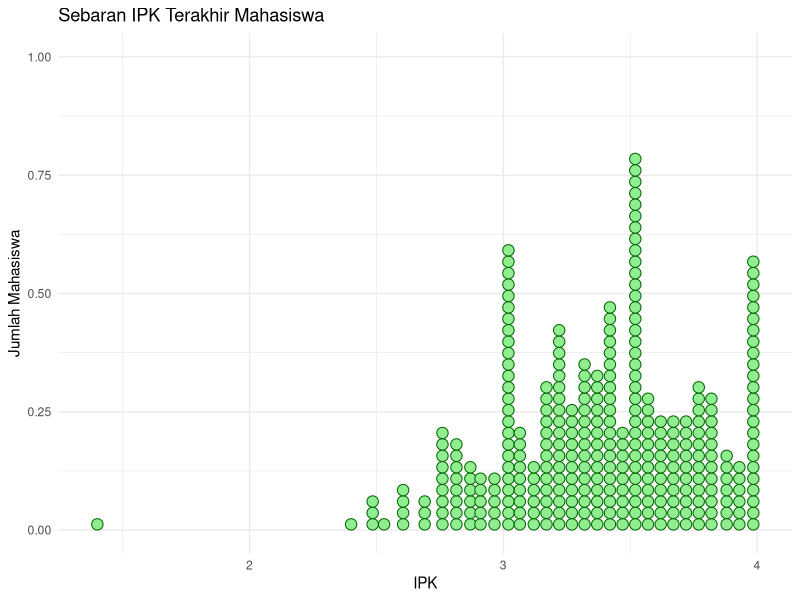
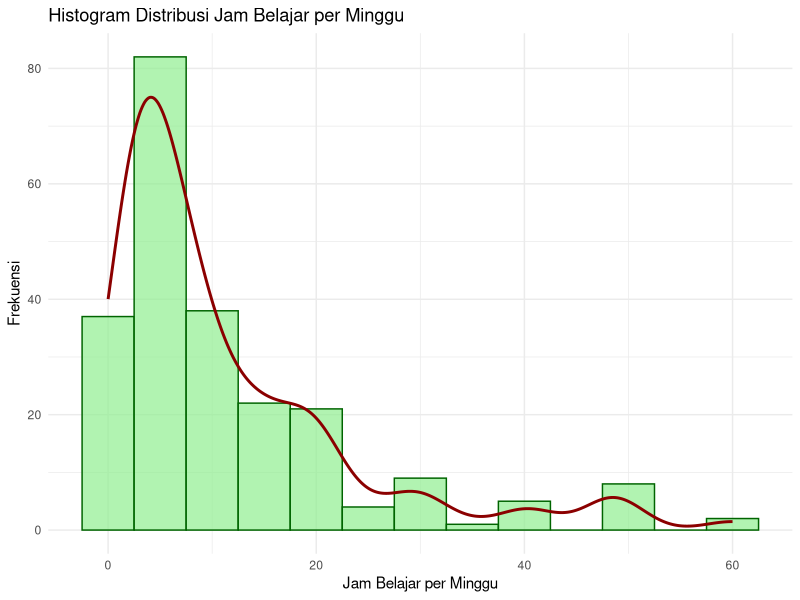
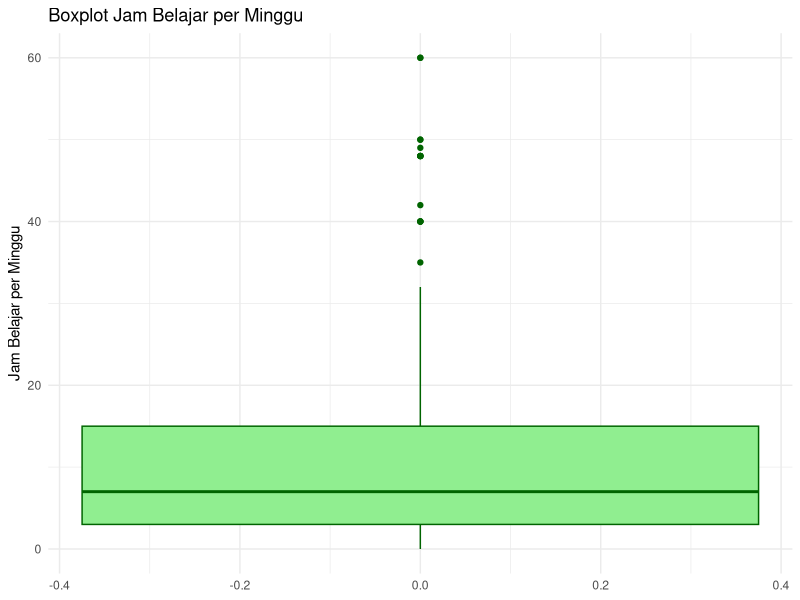

Reproduce these figures in R, in order.
## ---- chunk 1
# mengimport dataset dan menampilkan nama nama kolom
data <- read.csv("Dataset/dataset.csv")
names(data)
## ---- chunk 2


# KOLOM IPK TERAKHIR

data <- read.csv("Dataset/dataset.csv")
library(readr)

# **************************DATA CLEANSING*********************************************

data$`IPK.Terakhir..`[data$`IPK.Terakhir..` %in% c("-", ".", ",", "", " ")] <- NA

data$`IPK.Terakhir..` <- gsub(",", ".", data$`IPK.Terakhir..`)
data$`IPK.Terakhir..` <- as.numeric(data$`IPK.Terakhir..`)

data$`IPK.Terakhir..`[data$`IPK.Terakhir..` > 4] <- NA
data$`IPK.Terakhir..`[data$`IPK.Terakhir..` == 0] <- NA

# *************************************************************************************


library(ggplot2)

# Dot plot IPK Terakhir
ggplot(data, aes(x = `IPK.Terakhir..`)) +
  geom_dotplot(binwidth = 0.045, fill = "lightgreen", color = "darkgreen") +
  labs(
    title = "Sebaran IPK Terakhir Mahasiswa",
    x = "IPK",
    y = "Jumlah Mahasiswa"
  ) +
  theme_minimal()

# stem and leaf IPK
stem(data$`IPK.Terakhir..`, scale = 2)

## ---- chunk 3
# JAM BELAJAR PERMINGGU

data <- read.csv("Dataset/dataset.csv")
library(readr)
library(dplyr)
library(ggplot2)
# **************************DATA CLEANSING*********************************************

names(data)[names(data) == "Rata.rata.belajar.perminggu..dalam.jam..."] <- "BelajarJam"
data$BelajarJam <- gsub(",", ".", data$BelajarJam)
data$BelajarJam <- as.numeric(data$BelajarJam)
data$BelajarJam[data$BelajarJam < 0 | data$BelajarJam > 60] <- NA

# *************************************************************************************


# HISTOGRAM
hist_plot <- ggplot(data, aes(x = BelajarJam)) +
  geom_histogram(
    binwidth = 5, # Anda bisa menyesuaikan lebar bin
    fill = "lightgreen",
    color = "darkgreen",
    alpha = 0.7
  ) +
  geom_density(aes(y = after_stat(count) * 5), color = "darkred", linewidth = 1) + 
  labs(
    title = "Histogram Distribusi Jam Belajar per Minggu",
    x = "Jam Belajar per Minggu",
    y = "Frekuensi"
  ) +
  theme_minimal()

print(hist_plot)

# BOXPLOT
box_plot <- ggplot(data, aes(y = BelajarJam)) +
  geom_boxplot(fill = "lightgreen", color = "darkgreen") +
  labs(
    title = "Boxplot Jam Belajar per Minggu",
    y = "Jam Belajar per Minggu"
  ) +
  theme_minimal()

print(box_plot)

## ---- chunk 4
# **********************JUMLAH ANGGOTA KELUARGA****************************************
data <- read.csv("Dataset/dataset.csv")
library(readr)

data$`Jumlah.Anggota.Keluarga..` <- as.character(data$`Jumlah.Anggota.Keluarga..`)

data$`Jumlah.Anggota.Keluarga..` <- gsub("[A-Za-z ]+", "", data$`Jumlah.Anggota.Keluarga..`)
data$`Jumlah.Anggota.Keluarga..` <- gsub("[^0-9]", "", data$`Jumlah.Anggota.Keluarga..`)

data$`Jumlah.Anggota.Keluarga..`[data$`Jumlah.Anggota.Keluarga..` == ""] <- NA

data$`Jumlah.Anggota.Keluarga..` <- as.integer(data$`Jumlah.Anggota.Keluarga..`)

data$`Jumlah.Anggota.Keluarga..`[data$`Jumlah.Anggota.Keluarga..` > 12] <- NA

summary(data$`Jumlah.Anggota.Keluarga..`)
## ---- chunk 5
# **********************JARAK RUMAH KE KAMPUS********************************************



# *************************************************************************************
## ---- chunk 6

## ---- chunk 7
summary(data)
